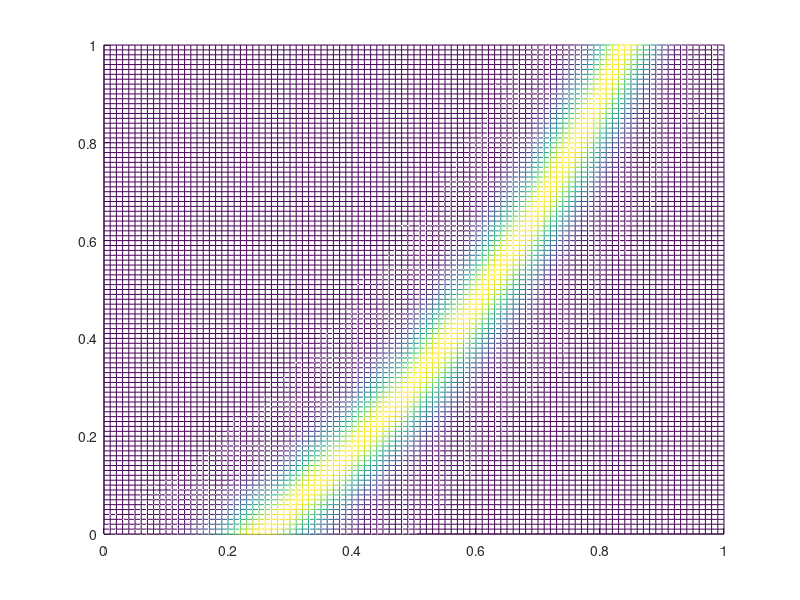

This chart was generated by the following MATLAB code:
% SHOCK will be a code that demos upwind and flux-limited on Burger's eqn

a = @(x,t) (1 + x.^2) ./ (1 + 2 * x * t + 2 * x.^2 + x.^4);
x0char = @(x,t) x - t ./ (1 + x.^2);

uinit = @(x) exp(-10 * (4 * x - 1).^2);

dx = 0.01;
[xx,tt] = meshgrid(0:dx:1,0:dx:1);
uu = uinit(x0char(xx,tt));

mesh(xx,tt,uu)
view(2)
%shading interp
